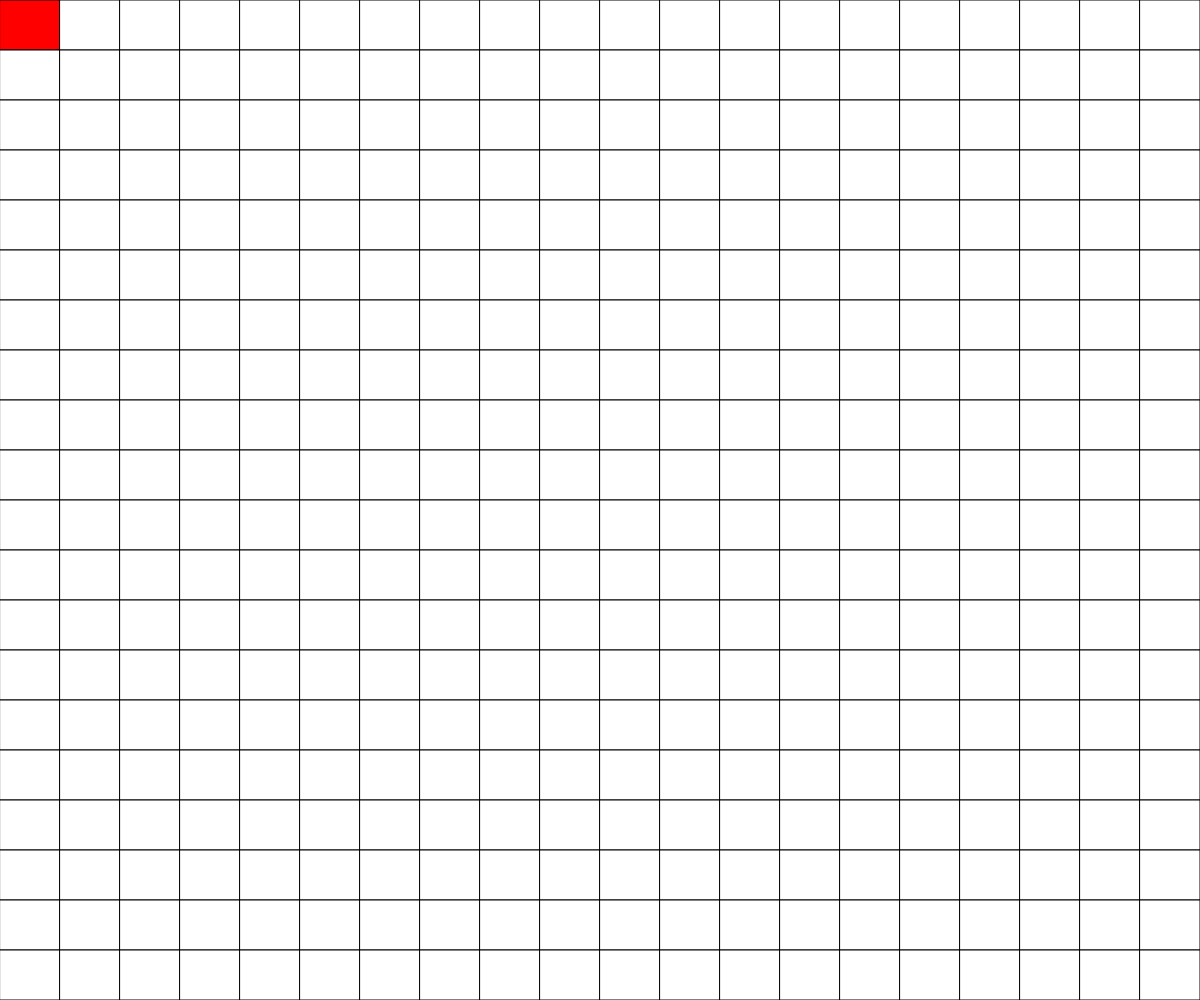
Frame 1 (no input)
Frame 60 (no input): identical to frame 1, image omitted
Frame 120 (the mouse pressed at the canvas centre since frame 60): identical to frame 1, image omitted

The p5.js sketch that drew this single still picture (run headless with seeded random() and noise() and a simulated clock; from frame 60 on, the mouse is pressed at the canvas centre):

// p5.js sketch
// ── sketch.js
// Player in Grid

const ROWS = 20;
const COLS = 20;
let grid, cellWidth, cellHeight;
let playerX = 0;
let playerY = 0;

function setup() {
  createCanvas(windowWidth, windowHeight);

  grid = createEmptyGrid(COLS, ROWS);
  cellWidth = width / COLS;
  cellHeight = height / ROWS;
  //add player to grid
  grid[playerY][playerX] = 9;
}

function draw() {
  background(220);
  displayGrid();
}

function keyPressed() {
  if (key === "d") {
    movePlayer(playerX+1, playerY, playerX, playerY, "right");
  }
  if (key === "a") {
    movePlayer(playerX-1, playerY, playerX, playerY, "left");
  }
  if (key === "s") {
    movePlayer(playerX, playerY+1, playerX, playerY, "down");
  }
  if (key === "w") {
    movePlayer(playerX, playerY-1, playerX, playerY, "up");
  }
}

function movePlayer(x, y, oldX, oldY, direction) {
  if (x >= 0 && x < COLS && y >= 0 && y < ROWS) {
    grid[y][x] = 9; //new player location
    grid[oldY][oldX] = 0; //remove player from old spot

    if (direction === "right") {
      playerX += 1;
    }
    if (direction === "left") {
      playerX -= 1;
    }
    if (direction === "down") {
      playerY += 1;
    }
    if (direction === "up") {
      playerY -= 1;
    }
  }
}

function displayGrid() {
  for (let y=0; y<ROWS; y++) {
    for (let x=0; x<COLS; x++) {
      if (grid[y][x] === 0) {
        fill("white");
      }
      else if (grid[y][x] === 1) {
        fill("black");
      }
      else if (grid[y][x] === 9) {
        fill("red");
      }
      rect(x*cellWidth, y*cellHeight, cellWidth, cellHeight);
    }
  }
}

function createEmptyGrid(cols, rows) {
  let empty = [];
  for (let y=0; y<rows; y++) {
    empty.push([]);
    for (let x=0; x<cols; x++) {
      empty[y].push(0);
    }
  }
  return empty;
}
